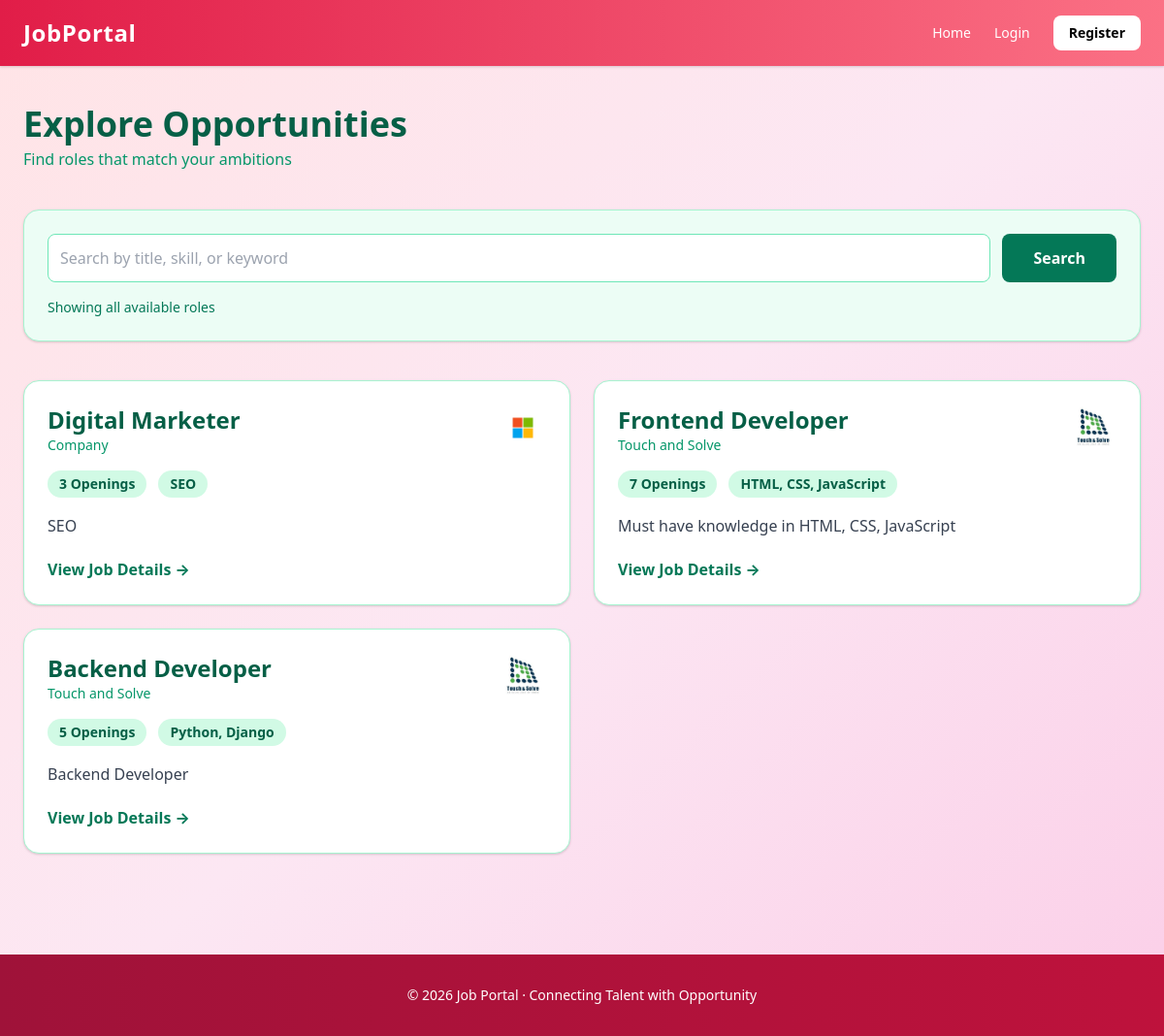
Screenshot of /jobs/ with the database file from the repository.
### jobs/models.py (models this page shows)
class Job(models.Model):
    recruiter=models.ForeignKey(User,on_delete=models.CASCADE)
    title=models.CharField(max_length=200)
    description=models.TextField()
    skills=models.TextField()
    openings=models.IntegerField()
    category=models.CharField(max_length=100, default='General')
    company_logo=models.ImageField(upload_to='company_logos/', null=True, blank=True)
    created_at=models.DateTimeField(auto_now_add=True)
    class Meta:
        ordering=['-created_at']

### accounts/models.py (models this page shows)
class User(AbstractUser):
    USER_TYPE=(('RECRUITER','Recruiter'),('JOBSEEKER','Jobseeker'))
    user_type=models.CharField(max_length=20,choices=USER_TYPE)

class RecruiterProfile(models.Model):
    user=models.OneToOneField(User,on_delete=models.CASCADE)
    company_name=models.CharField(max_length=200)
    company_description=models.TextField()

### jobs/views.py (the view)
# urls.py: path('',views.job_list,name='job_list'),
def job_list(request):
    q=request.GET.get('q','').strip()
    view_type=request.GET.get('view','all')
    jobs=Job.objects.all()
    if q:
        jobs=jobs.filter(title__icontains=q) | jobs.filter(skills__icontains=q) | jobs.filter(description__icontains=q)
    matched_jobs = []
    if view_type == 'matched' and request.user.is_authenticated and request.user.user_type == 'JOBSEEKER':
        try:
            user_skills = request.user.jobseekerprofile.skills.lower().split(',')
            user_skills = set([s.strip() for s in user_skills if s.strip()])
            for job in jobs:
                job_skills = set([s.strip().lower() for s in job.skills.split(',') if s.strip()])
                if user_skills & job_skills:
                    matched_jobs.append(job)
        except:
            matched_jobs = list(jobs)
    else:
        matched_jobs = list(jobs)
    return render(request,'jobs/list.html',{
        'jobs':matched_jobs,
        'query':q,
        'view_type':view_type,
        'show_skill_match': request.user.is_authenticated and request.user.user_type == 'JOBSEEKER'
    })

### templates/jobs/list.html (shortened to what this page needs)
{% extends "base.html" %}
{% block content %}
<div class="mb-10 flex flex-col md:flex-row justify-between md:items-center gap-6">
  <div>
    <h1 class="text-4xl font-extrabold text-green-800">Explore Opportunities</h1>
    <p class="text-green-600 mt-1">Find roles that match your ambitions</p>
  </div>
</div>
<div class="bg-green-50 border border-green-200 rounded-2xl p-6 mb-10 shadow">
  <div class="flex flex-col md:flex-row gap-4 items-stretch md:items-center">
    <form method="get" class="flex flex-1 gap-3">
      <input type="text" name="q" value="{{ query }}"
        placeholder="Search by title, skill, or keyword"
        class="flex-1 rounded-lg border border-green-300 p-3 focus:outline-none focus:ring-2 focus:ring-green-500">
      <button type="submit"
        class="bg-green-700 text-white px-8 py-3 rounded-lg hover:bg-green-800 font-bold">
        Search
      </button>
    </form>
  </div>
  <p class="text-sm text-green-700 mt-4 font-medium">
    {% if view_type == 'matched' %}
      Showing roles aligned with your skills
    {% else %}
      Showing all available roles
    {% endif %}
  </p>
</div>
<div class="grid grid-cols-1 md:grid-cols-2 gap-6">
  {% for job in jobs %}
    <div class="bg-white border border-green-200 rounded-2xl shadow hover:shadow-lg transition overflow-hidden">
      <div class="p-6">
        <div class="flex justify-between items-start mb-4">
          <div>
            <h2 class="text-2xl font-bold text-green-800">{{ job.title }}</h2>
            <p class="text-sm text-green-600 font-medium">
              {{ job.recruiter.recruiterprofile.company_name|default:"Company" }}
            </p>
          </div>
          {% if job.company_logo %}
            <img src="{{ job.company_logo.url }}" class="h-12 w-12 rounded-lg object-cover">
          {% endif %}
        </div>
        <div class="flex flex-wrap gap-3 text-sm mb-4">
          <span class="bg-green-100 text-green-800 px-3 py-1 rounded-full font-semibold">
            {{ job.openings }} Openings
          </span>
          <span class="bg-green-100 text-green-800 px-3 py-1 rounded-full font-semibold">
            {{ job.skills }}
          </span>
        </div>
        <p class="text-gray-700 mb-5 leading-relaxed">
          {{ job.description|truncatechars:140 }}
        </p>
        <a href="{% url 'job_detail' job.id %}"
           class="inline-flex items-center text-green-700 font-bold hover:text-green-800">
          View Job Details →
        </a>
      </div>
    </div>
  {% empty %}
    <div class="col-span-full bg-green-50 border border-green-200 rounded-xl p-12 text-center">
      <p class="text-green-700 font-medium text-lg">
        No jobs found matching your criteria
      </p>
    </div>
  {% endfor %}
</div>
{% endblock %}

### templates/base.html (style rules this page uses)
body { background: linear-gradient(135deg, #ffe4e6 0%, #fce7f3 50%, #fbcfe8 100%); }

### rows the page displays
Job: title "Digital Marketer", recruiter.recruiterprofile.company_name "Company", company_logo (picture), openings "3", skills "SEO", description "SEO"
Job: title "Frontend Developer", recruiter.recruiterprofile.company_name "Touch and Solve", company_logo (picture), openings "7", skills "HTML, CSS, JavaScript", description "Must have knowledge in HTML, CSS, JavaScript"
Job: title "Backend Developer", recruiter.recruiterprofile.company_name "Touch and Solve", company_logo (picture), openings "5", skills "Python, Django", description "Backend Developer"
